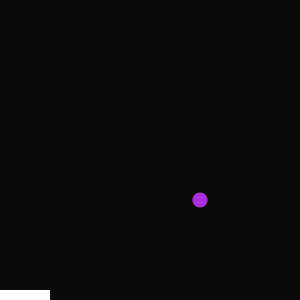
Frame 1 (no input)
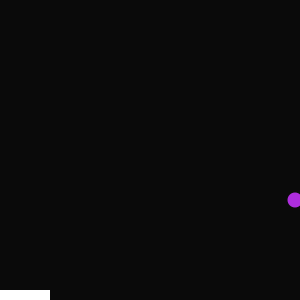
Frame 60 (the mouse pressed at the canvas centre just before this capture)
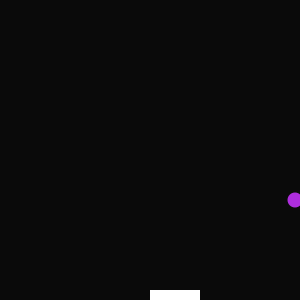
Frame 120 (the mouse held since frame 60 and released just before this capture)

The Processing sketch that drew these frames (run headless with seeded random() and noise(); from frame 60 on, the mouse is pressed at the canvas centre):

// Processing sketch: Pong
// ── Pong.pde
int x = 200;
int y = 200;
int speed = 5;
void setup() {
  size(300, 300);
}

void draw() {
  background(#0A0A0A);
  fill(#AE2DDE);
  noStroke();
  ellipse(x, y, 15, 15);
  x+=speed;
  if(x>=300) {
    x-=speed;
  } if(x<=0) {
    x+=speed;
  }
  fill(#FFFFFF);
  rect(mouseX, 290, 50, 10);
}
boolean intersects(int ballX, int ballY, int paddleX, int paddleY, int paddleLength) {
     if (ballY > paddleY && ballX > paddleX && ballX < paddleX + paddleLength)
          return true;
     else
          return false;
    }
